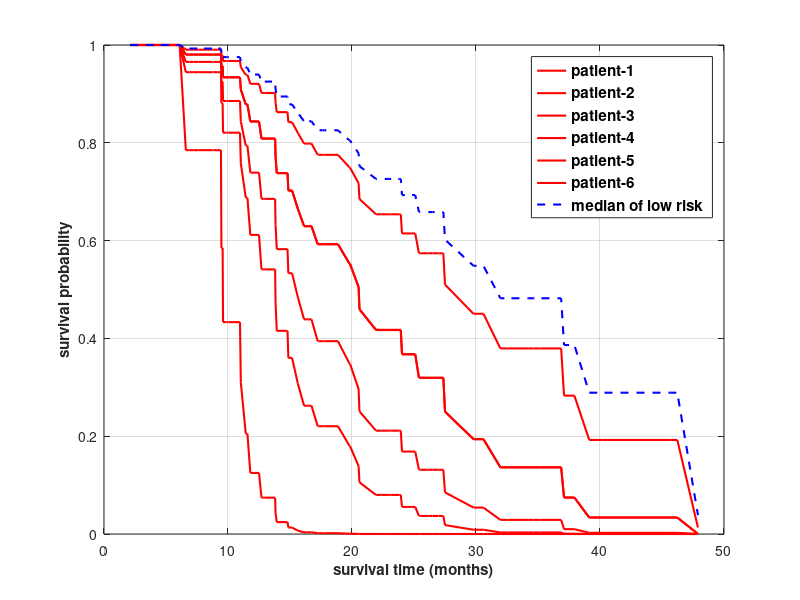

The MATLAB source for this figure: (Note: this script raises an error after producing the figure.)
clc
clear
close all


%% for the 6 ctc negative patients
% load the survival curves data
load('results_for_survival_curves.mat');
index_fn_ctc=[46,5,30,15,25,27];

[val_sort,ind_sort]=sort(risk_fused_pred);

% the median of 30 low-risk patients
index_median_risk=ind_sort(15);

% plot the survival curves
figure 
hold on

for ind_sel=1:length(index_fn_ctc)
  
   plot(survival_times/30,survival_values(index_fn_ctc(ind_sel),:),'r','DisplayName',['patient-',num2str(ind_sel)],'LineWidth',1.5);  
    
end
 

plot(survival_times/30,survival_values(index_median_risk,:),'b--','DisplayName','median of low risk','LineWidth',1.5);

box on
grid on

xlabel('survival time (months)','FontWeight','bold','FontSize',11)
ylabel('survival probability','FontWeight','bold','FontSize',11)

set(legend,'FontWeight','bold','FontSize',11);
set(gcf,'position',[0,0,600,400]);


%% for all the 60 patients

Labels_60_CTCS=load('data_for_results/ctc_labels_60.mat');

ctc_60=Labels_60_CTCS.Labels_CTC(:,2);
[val_risk, ind_risk]=sort(risk_fused_pred);

surv_high=survival_values(ind_risk(31:end),:);
surv_low=survival_values(ind_risk(1:30),:);

ind_high_pos=find(ctc_60(ind_risk(31:end))==1);
ind_high_neg=find(ctc_60(ind_risk(31:end))==0);
ind_low_pos=find(ctc_60(ind_risk(1:30))==1);
ind_low_neg=find(ctc_60(ind_risk(1:30))==0);

% plot the survival curves
figure 
hold on

for ind_sel=1:length(ind_high_pos)
 
   h_1=plot(survival_times/30,surv_high(ind_high_pos(ind_sel),:),'Marker','d','Color',[189 61 41]/255,'LineWidth',1.5);  
    
end
 

for ind_sel=1:length(ind_high_neg)

    
   h_2=plot(survival_times/30,surv_high(ind_high_neg(ind_sel),:),'Color',[255 105 41]/255,'LineWidth',1.5);  
    
end

for ind_sel=1:length(ind_low_pos)

    
   h_3=plot(survival_times/30,surv_low(ind_low_pos(ind_sel),:),'Marker','d','Color',[77 191 237]/255,'LineWidth',1.5);  
    
end
 

for ind_sel=1:length(ind_low_neg)

    
   h_4=plot(survival_times/30,surv_low(ind_low_neg(ind_sel),:),'Color',[0 115 194]/255,'LineWidth',1.5);  
    
end

grid on
box on

xlabel('survival time (months)','FontWeight','bold','FontSize',11)
ylabel('survival probability','FontWeight','bold','FontSize',11)

legend([h_1,h_2,h_3,h_4],'Risk: high, positive', 'Risk: high, negative','Risk: low, positive', 'Risk: low, negative',...
'FontWeight','bold','FontSize',11);



set(gcf,'position',[0,0,600,400]);
